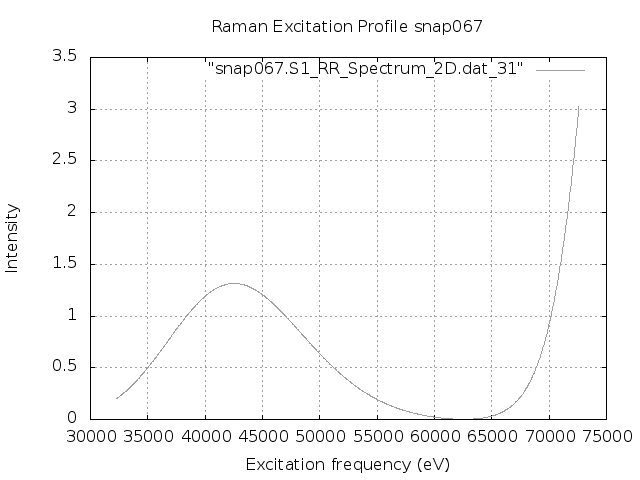

Reproduce this figure in gnuplot.
set terminal png
set output "snap067.S1.REP.png"
set xlabel 'Excitation frequency (eV)'
set ylabel 'Intensity'
set title "Raman Excitation Profile snap067"
set grid
set autoscale
plot "snap067.S1_RR_Spectrum_2D.dat_31" with lines lc "blue"
exit
